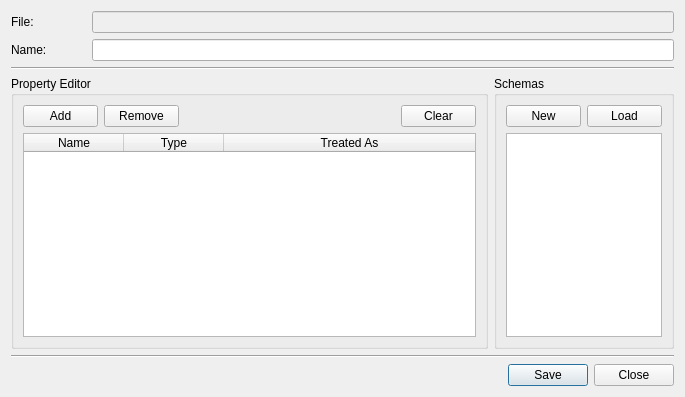
<?xml version="1.0" encoding="UTF-8"?>
<ui version="4.0">
 <class>schema</class>
 <widget class="QDialog" name="schema">
  <property name="geometry">
   <rect>
    <x>0</x>
    <y>0</y>
    <width>685</width>
    <height>397</height>
   </rect>
  </property>
  <property name="minimumSize">
   <size>
    <width>607</width>
    <height>397</height>
   </size>
  </property>
  <property name="maximumSize">
   <size>
    <width>685</width>
    <height>397</height>
   </size>
  </property>
  <property name="windowTitle">
   <string>Input Schema Editor</string>
  </property>
  <property name="windowIcon">
   <iconset>
    <normaloff>:/images/kontact_notes.png</normaloff>:/images/kontact_notes.png</iconset>
  </property>
  <layout class="QGridLayout" name="gridLayout">
   <item row="1" column="0">
    <widget class="QLabel" name="label_2">
     <property name="maximumSize">
      <size>
       <width>75</width>
       <height>20</height>
      </size>
     </property>
     <property name="text">
      <string>Name:</string>
     </property>
    </widget>
   </item>
   <item row="0" column="0">
    <widget class="QLabel" name="label">
     <property name="maximumSize">
      <size>
       <width>75</width>
       <height>23</height>
      </size>
     </property>
     <property name="text">
      <string>File:</string>
     </property>
    </widget>
   </item>
   <item row="5" column="0" colspan="5">
    <widget class="Line" name="line_2">
     <property name="orientation">
      <enum>Qt::Horizontal</enum>
     </property>
    </widget>
   </item>
   <item row="2" column="0" colspan="5">
    <widget class="Line" name="line">
     <property name="orientation">
      <enum>Qt::Horizontal</enum>
     </property>
    </widget>
   </item>
   <item row="6" column="0" colspan="5">
    <widget class="QDialogButtonBox" name="bbox">
     <property name="orientation">
      <enum>Qt::Horizontal</enum>
     </property>
     <property name="standardButtons">
      <set>QDialogButtonBox::Close|QDialogButtonBox::Save</set>
     </property>
    </widget>
   </item>
   <item row="1" column="1" colspan="4">
    <widget class="QLineEdit" name="edit_schema"/>
   </item>
   <item row="0" column="1" colspan="4">
    <widget class="QLineEdit" name="edit_file">
     <property name="enabled">
      <bool>false</bool>
     </property>
    </widget>
   </item>
   <item row="3" column="4" rowspan="2">
    <widget class="QGroupBox" name="groupBox">
     <property name="title">
      <string>Schemas</string>
     </property>
     <layout class="QGridLayout" name="gridLayout_3">
      <item row="0" column="1">
       <widget class="QPushButton" name="btn_new">
        <property name="maximumSize">
         <size>
          <width>75</width>
          <height>23</height>
         </size>
        </property>
        <property name="text">
         <string>New</string>
        </property>
       </widget>
      </item>
      <item row="0" column="2">
       <widget class="QPushButton" name="btn_load">
        <property name="maximumSize">
         <size>
          <width>75</width>
          <height>23</height>
         </size>
        </property>
        <property name="text">
         <string>Load</string>
        </property>
       </widget>
      </item>
      <item row="1" column="1" colspan="2">
       <widget class="QListWidget" name="schemas">
        <property name="editTriggers">
         <set>QAbstractItemView::NoEditTriggers</set>
        </property>
       </widget>
      </item>
     </layout>
    </widget>
   </item>
   <item row="3" column="0" rowspan="2" colspan="4">
    <widget class="QGroupBox" name="groupBox_2">
     <property name="title">
      <string>Property Editor</string>
     </property>
     <layout class="QGridLayout" name="gridLayout_2">
      <item row="0" column="0">
       <widget class="QPushButton" name="btn_append">
        <property name="maximumSize">
         <size>
          <width>75</width>
          <height>23</height>
         </size>
        </property>
        <property name="text">
         <string>Add</string>
        </property>
       </widget>
      </item>
      <item row="0" column="1">
       <widget class="QPushButton" name="btn_remove">
        <property name="maximumSize">
         <size>
          <width>75</width>
          <height>23</height>
         </size>
        </property>
        <property name="text">
         <string>Remove</string>
        </property>
       </widget>
      </item>
      <item row="0" column="2">
       <spacer name="horizontalSpacer">
        <property name="orientation">
         <enum>Qt::Horizontal</enum>
        </property>
        <property name="sizeHint" stdset="0">
         <size>
          <width>136</width>
          <height>20</height>
         </size>
        </property>
       </spacer>
      </item>
      <item row="0" column="3">
       <widget class="QPushButton" name="btn_clear">
        <property name="maximumSize">
         <size>
          <width>75</width>
          <height>23</height>
         </size>
        </property>
        <property name="text">
         <string>Clear</string>
        </property>
       </widget>
      </item>
      <item row="1" column="0" colspan="4">
       <widget class="QTableWidget" name="table">
        <property name="minimumSize">
         <size>
          <width>382</width>
          <height>160</height>
         </size>
        </property>
        <attribute name="horizontalHeaderShowSortIndicator" stdset="0">
         <bool>false</bool>
        </attribute>
        <attribute name="horizontalHeaderStretchLastSection">
         <bool>true</bool>
        </attribute>
        <attribute name="verticalHeaderVisible">
         <bool>false</bool>
        </attribute>
        <attribute name="verticalHeaderDefaultSectionSize">
         <number>20</number>
        </attribute>
        <attribute name="verticalHeaderMinimumSectionSize">
         <number>20</number>
        </attribute>
        <column>
         <property name="text">
          <string>Name</string>
         </property>
        </column>
        <column>
         <property name="text">
          <string>Type</string>
         </property>
        </column>
        <column>
         <property name="text">
          <string>Treated As</string>
         </property>
        </column>
       </widget>
      </item>
     </layout>
    </widget>
   </item>
  </layout>
 </widget>
 <resources/>
 <connections>
  <connection>
   <sender>bbox</sender>
   <signal>accepted()</signal>
   <receiver>schema</receiver>
   <slot>accept()</slot>
   <hints>
    <hint type="sourcelabel">
     <x>227</x>
     <y>282</y>
    </hint>
    <hint type="destinationlabel">
     <x>157</x>
     <y>274</y>
    </hint>
   </hints>
  </connection>
  <connection>
   <sender>bbox</sender>
   <signal>rejected()</signal>
   <receiver>schema</receiver>
   <slot>reject()</slot>
   <hints>
    <hint type="sourcelabel">
     <x>295</x>
     <y>288</y>
    </hint>
    <hint type="destinationlabel">
     <x>286</x>
     <y>274</y>
    </hint>
   </hints>
  </connection>
 </connections>
</ui>
